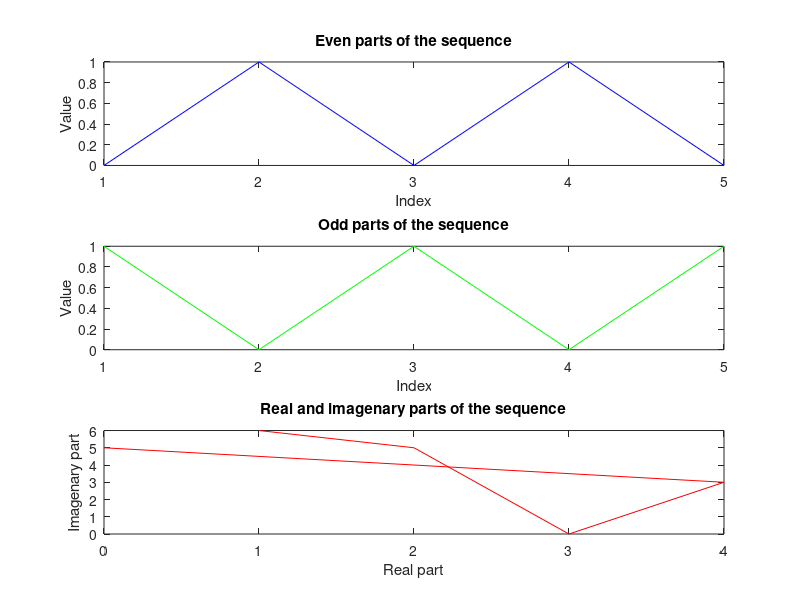

The MATLAB source for this figure:
n=1:5;
x1=[1,2,3,4,5];
a=(mod(x1,2)==0);
b=(mod(x1,2)!=0);

subplot(3,1,1);
plot(n,a,'b');
title("Even parts of the sequence");
xlabel("Index");
ylabel("Value");

subplot(3,1,2);
plot(n,b,'g');
title("Odd parts of the sequence");
xlabel("Index");
ylabel("Value");

x2=[complex(1,6),complex(2,5),3,complex(4,3),complex(0,5)];
a=[];
b=[];
a=real(x2);
b=imag(x2);

subplot(3,1,3);
plot(a,b,'r');
title("Real and imagenary parts of the sequence");
xlabel("Real part");
ylabel("Imagenary part");